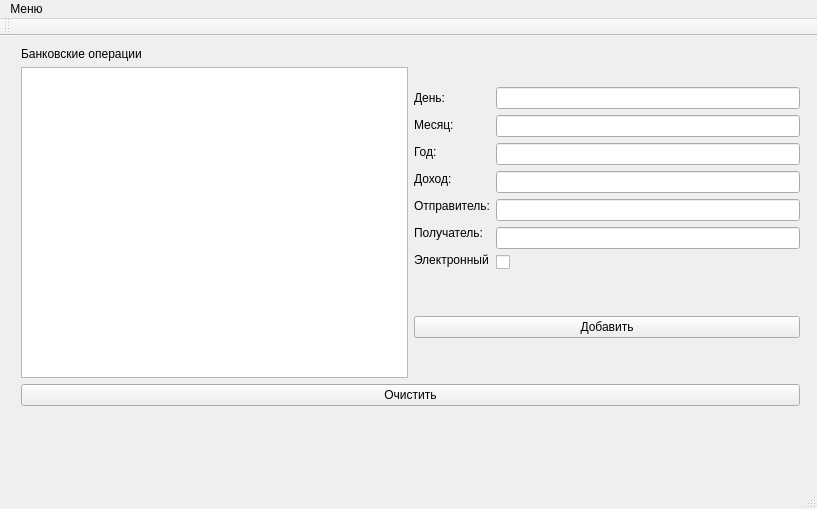
<?xml version="1.0" encoding="UTF-8"?>
<ui version="4.0">
 <class>MainWindow</class>
 <widget class="QMainWindow" name="MainWindow">
  <property name="geometry">
   <rect>
    <x>0</x>
    <y>0</y>
    <width>817</width>
    <height>509</height>
   </rect>
  </property>
  <property name="windowTitle">
   <string>MainWindow</string>
  </property>
  <widget class="QWidget" name="centralWidget">
   <widget class="QWidget" name="layoutWidget">
    <property name="geometry">
     <rect>
      <x>10</x>
      <y>0</y>
      <width>801</width>
      <height>381</height>
     </rect>
    </property>
    <layout class="QGridLayout" name="gridLayout_4">
     <item row="0" column="0">
      <layout class="QGridLayout" name="gridLayout_3">
       <item row="0" column="0">
        <widget class="QLabel" name="label">
         <property name="text">
          <string>Банковские операции</string>
         </property>
        </widget>
       </item>
       <item row="0" column="1" rowspan="2">
        <layout class="QGridLayout" name="gridLayout_2">
         <item row="0" column="0">
          <layout class="QGridLayout" name="gridLayout">
           <item row="0" column="0">
            <layout class="QVBoxLayout" name="verticalLayout_2">
             <item>
              <widget class="QLabel" name="label_Day">
               <property name="text">
                <string>День:</string>
               </property>
              </widget>
             </item>
             <item>
              <widget class="QLabel" name="label_Month">
               <property name="text">
                <string>Месяц:</string>
               </property>
              </widget>
             </item>
             <item>
              <widget class="QLabel" name="label_Year">
               <property name="text">
                <string>Год:</string>
               </property>
              </widget>
             </item>
             <item>
              <widget class="QLabel" name="label_Income">
               <property name="text">
                <string>Доход:</string>
               </property>
              </widget>
             </item>
             <item>
              <widget class="QLabel" name="label_Sender">
               <property name="text">
                <string>Отправитель:</string>
               </property>
              </widget>
             </item>
             <item>
              <widget class="QLabel" name="label_Receuver">
               <property name="text">
                <string>Получатель:</string>
               </property>
              </widget>
             </item>
             <item>
              <widget class="QLabel" name="label_2">
               <property name="text">
                <string>Электронный</string>
               </property>
              </widget>
             </item>
            </layout>
           </item>
           <item row="0" column="1">
            <layout class="QVBoxLayout" name="verticalLayout">
             <item>
              <widget class="QLineEdit" name="lineEdit_Day"/>
             </item>
             <item>
              <widget class="QLineEdit" name="lineEdit_Month"/>
             </item>
             <item>
              <widget class="QLineEdit" name="lineEdit_Year"/>
             </item>
             <item>
              <widget class="QLineEdit" name="lineEdit_Summa"/>
             </item>
             <item>
              <widget class="QLineEdit" name="lineEdit_Sender"/>
             </item>
             <item>
              <widget class="QLineEdit" name="lineEdit_Receiver"/>
             </item>
             <item>
              <widget class="QCheckBox" name="checkBox">
               <property name="enabled">
                <bool>true</bool>
               </property>
               <property name="text">
                <string/>
               </property>
              </widget>
             </item>
            </layout>
           </item>
          </layout>
         </item>
         <item row="1" column="0">
          <widget class="QPushButton" name="pushButton_Add">
           <property name="text">
            <string>Добавить</string>
           </property>
          </widget>
         </item>
        </layout>
       </item>
       <item row="1" column="0">
        <widget class="QTextEdit" name="textEdit"/>
       </item>
      </layout>
     </item>
     <item row="1" column="0">
      <widget class="QPushButton" name="pushButton_Refresh">
       <property name="text">
        <string>Очистить</string>
       </property>
      </widget>
     </item>
    </layout>
   </widget>
  </widget>
  <widget class="QMenuBar" name="menuBar">
   <property name="geometry">
    <rect>
     <x>0</x>
     <y>0</y>
     <width>817</width>
     <height>29</height>
    </rect>
   </property>
   <widget class="QMenu" name="menu">
    <property name="title">
     <string>Меню</string>
    </property>
    <addaction name="spravka"/>
    <addaction name="quit"/>
   </widget>
   <addaction name="menu"/>
  </widget>
  <widget class="QToolBar" name="mainToolBar">
   <attribute name="toolBarArea">
    <enum>TopToolBarArea</enum>
   </attribute>
   <attribute name="toolBarBreak">
    <bool>false</bool>
   </attribute>
  </widget>
  <widget class="QStatusBar" name="statusBar"/>
  <action name="action">
   <property name="text">
    <string>Начать</string>
   </property>
  </action>
  <action name="spravka">
   <property name="text">
    <string>О программе</string>
   </property>
  </action>
  <action name="quit">
   <property name="text">
    <string>Выход</string>
   </property>
  </action>
 </widget>
 <layoutdefault spacing="6" margin="11"/>
 <resources/>
 <connections/>
</ui>
